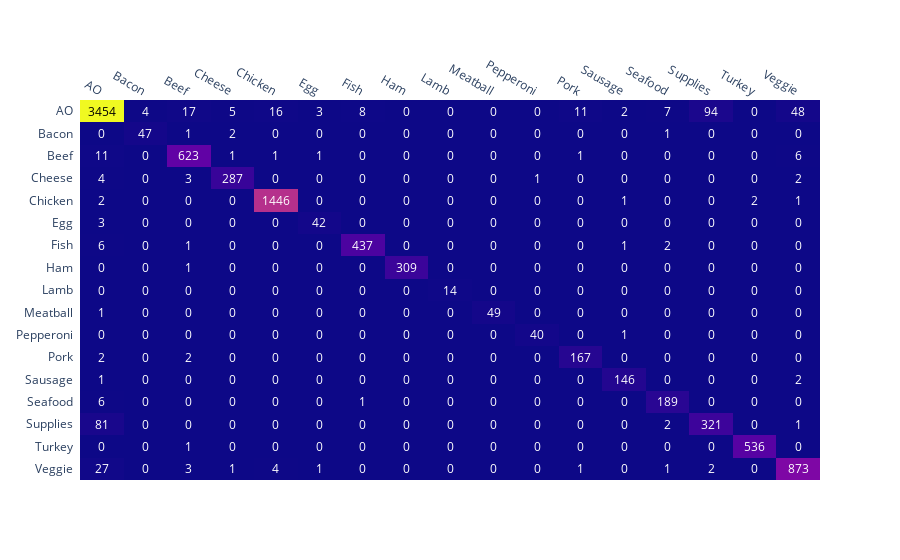

Source (notebook cell):
### Markdown cell above
### Section 2:

Visualize our test set results

### Code cell
labels = list(test_results['label'].unique())
confusion_matrix = confusion_matrix(test_results['label'],test_results['prediction'], labels= labels)

fig = ff.create_annotated_heatmap(confusion_matrix)
fig = ff.create_annotated_heatmap(confusion_matrix, x=labels, y=labels)

fig.update_layout(yaxis = dict(categoryorder = 'category descending'))
fig.update_layout(xaxis = dict(categoryorder = 'category ascending'))
fig.show()

# Multiclass confusion matrix plot
# Note: horizontal is predicted class, vertical is true class

### Figure 1 — Plotly figure (JSON) as saved in the notebook; plotly's stock layout.template omitted (floating-point values rounded to 4 significant figures; data arrays with more than 128 entries replaced by an {"elided": "..."} marker saying what was removed)
{"data": [{"colorscale": [[0, "#0d0887"], [0.1111, "#46039f"], [0.2222, "#7201a8"], [0.3333, "#9c179e"], [0.4444, "#bd3786"], [0.5556, "#d8576b"], [0.6667, "#ed7953"], [0.7778, "#fb9f3a"], [0.8889, "#fdca26"], [1, "#f0f921"]], "reversescale": false, "showscale": false, "type": "heatmap", "x": ["Cheese", "AO", "Sausage", "Seafood", "Fish", "Meatball", "Chicken", "Veggie", "Lamb", "Beef", "Ham", "Pepperoni", "Turkey", "Supplies", "Bacon", "Pork", "Egg"], "y": ["Cheese", "AO", "Sausage", "Seafood", "Fish", "Meatball", "Chicken", "Veggie", "Lamb", "Beef", "Ham", "Pepperoni", "Turkey", "Supplies", "Bacon", "Pork", "Egg"], "z": {"elided": "17x17 int values"}}], "layout": {"annotations": [{"font": {"color": "#FFFFFF"}, "showarrow": false, "text": "287", "x": "Cheese", "xref": "x", "y": "Cheese", "yref": "y"}, {"font": {"color": "#FFFFFF"}, "showarrow": false, "text": "4", "x": "AO", "xref": "x", "y": "Cheese", "yref": "y"}, {"font": {"color": "#FFFFFF"}, "showarrow": false, "text": "0", "x": "Sausage", "xref": "x", "y": "Cheese", "yref": "y"}, {"font": {"color": "#FFFFFF"}, "showarrow": false, "text": "0", "x": "Seafood", "xref": "x", "y": "Cheese", "yref": "y"}, {"font": {"color": "#FFFFFF"}, "showarrow": false, "text": "0", "x": "Fish", "xref": "x", "y": "Cheese", "yref": "y"}, {"font": {"color": "#FFFFFF"}, "showarrow": false, "text": "0", "x": "Meatball", "xref": "x", "y": "Cheese", "yref": "y"}, {"font": {"color": "#FFFFFF"}, "showarrow": false, "text": "0", "x": "Chicken", "xref": "x", "y": "Cheese", "yref": "y"}, {"font": {"color": "#FFFFFF"}, "showarrow": false, "text": "2", "x": "Veggie", "xref": "x", "y": "Cheese", "yref": "y"}, {"font": {"color": "#FFFFFF"}, "showarrow": false, "text": "0", "x": "Lamb", "xref": "x", "y": "Cheese", "yref": "y"}, {"font": {"color": "#FFFFFF"}, "showarrow": false, "text": "3", "x": "Beef", "xref": "x", "y": "Cheese", "yref": "y"}, {"font": {"color": "#FFFFFF"}, "showarrow": false, "text": "0", "x": "Ham", "xref": "x", "y": "Cheese", "yref": "y"}, {"font": {"color": "#FFFFFF"}, "showarrow": false, "text": "1", "x": "Pepperoni", "xref": "x", "y": "Cheese", "yref": "y"}, {"font": {"color": "#FFFFFF"}, "showarrow": false, "text": "0", "x": "Turkey", "xref": "x", "y": "Cheese", "yref": "y"}, {"font": {"color": "#FFFFFF"}, "showarrow": false, "text": "0", "x": "Supplies", "xref": "x", "y": "Cheese", "yref": "y"}, {"font": {"color": "#FFFFFF"}, "showarrow": false, "text": "0", "x": "Bacon", "xref": "x", "y": "Cheese", "yref": "y"}, {"font": {"color": "#FFFFFF"}, "showarrow": false, "text": "0", "x": "Pork", "xref": "x", "y": "Cheese", "yref": "y"}, {"font": {"color": "#FFFFFF"}, "showarrow": false, "text": "0", "x": "Egg", "xref": "x", "y": "Cheese", "yref": "y"}, {"font": {"color": "#FFFFFF"}, "showarrow": false, "text": "5", "x": "Cheese", "xref": "x", "y": "AO", "yref": "y"}, {"font": {"color": "#000000"}, "showarrow": false, "text": "3454", "x": "AO", "xref": "x", "y": "AO", "yref": "y"}, {"font": {"color": "#FFFFFF"}, "showarrow": false, "text": "2", "x": "Sausage", "xref": "x", "y": "AO", "yref": "y"}, {"font": {"color": "#FFFFFF"}, "showarrow": false, "text": "7", "x": "Seafood", "xref": "x", "y": "AO", "yref": "y"}, {"font": {"color": "#FFFFFF"}, "showarrow": false, "text": "8", "x": "Fish", "xref": "x", "y": "AO", "yref": "y"}, {"font": {"color": "#FFFFFF"}, "showarrow": false, "text": "0", "x": "Meatball", "xref": "x", "y": "AO", "yref": "y"}, {"font": {"color": "#FFFFFF"}, "showarrow": false, "text": "16", "x": "Chicken", "xref": "x", "y": "AO", "yref": "y"}, {"font": {"color": "#FFFFFF"}, "showarrow": false, "text": "48", "x": "Veggie", "xref": "x", "y": "AO", "yref": "y"}, {"font": {"color": "#FFFFFF"}, "showarrow": false, "text": "0", "x": "Lamb", "xref": "x", "y": "AO", "yref": "y"}, {"font": {"color": "#FFFFFF"}, "showarrow": false, "text": "17", "x": "Beef", "xref": "x", "y": "AO", "yref": "y"}, {"font": {"color": "#FFFFFF"}, "showarrow": false, "text": "0", "x": "Ham", "xref": "x", "y": "AO", "yref": "y"}, {"font": {"color": "#FFFFFF"}, "showarrow": false, "text": "0", "x": "Pepperoni", "xref": "x", "y": "AO", "yref": "y"}, {"font": {"color": "#FFFFFF"}, "showarrow": false, "text": "0", "x": "Turkey", "xref": "x", "y": "AO", "yref": "y"}, {"font": {"color": "#FFFFFF"}, "showarrow": false, "text": "94", "x": "Supplies", "xref": "x", "y": "AO", "yref": "y"}, {"font": {"color": "#FFFFFF"}, "showarrow": false, "text": "4", "x": "Bacon", "xref": "x", "y": "AO", "yref": "y"}, {"font": {"color": "#FFFFFF"}, "showarrow": false, "text": "11", "x": "Pork", "xref": "x", "y": "AO", "yref": "y"}, {"font": {"color": "#FFFFFF"}, "showarrow": false, "text": "3", "x": "Egg", "xref": "x", "y": "AO", "yref": "y"}, {"font": {"color": "#FFFFFF"}, "showarrow": false, "text": "0", "x": "Cheese", "xref": "x", "y": "Sausage", "yref": "y"}, {"font": {"color": "#FFFFFF"}, "showarrow": false, "text": "1", "x": "AO", "xref": "x", "y": "Sausage", "yref": "y"}, {"font": {"color": "#FFFFFF"}, "showarrow": false, "text": "146", "x": "Sausage", "xref": "x", "y": "Sausage", "yref": "y"}, {"font": {"color": "#FFFFFF"}, "showarrow": false, "text": "0", "x": "Seafood", "xref": "x", "y": "Sausage", "yref": "y"}, {"font": {"color": "#FFFFFF"}, "showarrow": false, "text": "0", "x": "Fish", "xref": "x", "y": "Sausage", "yref": "y"}, {"font": {"color": "#FFFFFF"}, "showarrow": false, "text": "0", "x": "Meatball", "xref": "x", "y": "Sausage", "yref": "y"}, {"font": {"color": "#FFFFFF"}, "showarrow": false, "text": "0", "x": "Chicken", "xref": "x", "y": "Sausage", "yref": "y"}, {"font": {"color": "#FFFFFF"}, "showarrow": false, "text": "2", "x": "Veggie", "xref": "x", "y": "Sausage", "yref": "y"}, {"font": {"color": "#FFFFFF"}, "showarrow": false, "text": "0", "x": "Lamb", "xref": "x", "y": "Sausage", "yref": "y"}, {"font": {"color": "#FFFFFF"}, "showarrow": false, "text": "0", "x": "Beef", "xref": "x", "y": "Sausage", "yref": "y"}, {"font": {"color": "#FFFFFF"}, "showarrow": false, "text": "0", "x": "Ham", "xref": "x", "y": "Sausage", "yref": "y"}, {"font": {"color": "#FFFFFF"}, "showarrow": false, "text": "0", "x": "Pepperoni", "xref": "x", "y": "Sausage", "yref": "y"}, {"font": {"color": "#FFFFFF"}, "showarrow": false, "text": "0", "x": "Turkey", "xref": "x", "y": "Sausage", "yref": "y"}, {"font": {"color": "#FFFFFF"}, "showarrow": false, "text": "0", "x": "Supplies", "xref": "x", "y": "Sausage", "yref": "y"}, {"font": {"color": "#FFFFFF"}, "showarrow": false, "text": "0", "x": "Bacon", "xref": "x", "y": "Sausage", "yref": "y"}, {"font": {"color": "#FFFFFF"}, "showarrow": false, "text": "0", "x": "Pork", "xref": "x", "y": "Sausage", "yref": "y"}, {"font": {"color": "#FFFFFF"}, "showarrow": false, "text": "0", "x": "Egg", "xref": "x", "y": "Sausage", "yref": "y"}, {"font": {"color": "#FFFFFF"}, "showarrow": false, "text": "0", "x": "Cheese", "xref": "x", "y": "Seafood", "yref": "y"}, {"font": {"color": "#FFFFFF"}, "showarrow": false, "text": "6", "x": "AO", "xref": "x", "y": "Seafood", "yref": "y"}, {"font": {"color": "#FFFFFF"}, "showarrow": false, "text": "0", "x": "Sausage", "xref": "x", "y": "Seafood", "yref": "y"}, {"font": {"color": "#FFFFFF"}, "showarrow": false, "text": "189", "x": "Seafood", "xref": "x", "y": "Seafood", "yref": "y"}, {"font": {"color": "#FFFFFF"}, "showarrow": false, "text": "1", "x": "Fish", "xref": "x", "y": "Seafood", "yref": "y"}, {"font": {"color": "#FFFFFF"}, "showarrow": false, "text": "0", "x": "Meatball", "xref": "x", "y": "Seafood", "yref": "y"}, {"font": {"color": "#FFFFFF"}, "showarrow": false, "text": "0", "x": "Chicken", "xref": "x", "y": "Seafood", "yref": "y"}, {"font": {"color": "#FFFFFF"}, "showarrow": false, "text": "0", "x": "Veggie", "xref": "x", "y": "Seafood", "yref": "y"}, {"font": {"color": "#FFFFFF"}, "showarrow": false, "text": "0", "x": "Lamb", "xref": "x", "y": "Seafood", "yref": "y"}, {"font": {"color": "#FFFFFF"}, "showarrow": false, "text": "0", "x": "Beef", "xref": "x", "y": "Seafood", "yref": "y"}, {"font": {"color": "#FFFFFF"}, "showarrow": false, "text": "0", "x": "Ham", "xref": "x", "y": "Seafood", "yref": "y"}, {"font": {"color": "#FFFFFF"}, "showarrow": false, "text": "0", "x": "Pepperoni", "xref": "x", "y": "Seafood", "yref": "y"}, {"font": {"color": "#FFFFFF"}, "showarrow": false, "text": "0", "x": "Turkey", "xref": "x", "y": "Seafood", "yref": "y"}, {"font": {"color": "#FFFFFF"}, "showarrow": false, "text": "0", "x": "Supplies", "xref": "x", "y": "Seafood", "yref": "y"}, {"font": {"color": "#FFFFFF"}, "showarrow": false, "text": "0", "x": "Bacon", "xref": "x", "y": "Seafood", "yref": "y"}, {"font": {"color": "#FFFFFF"}, "showarrow": false, "text": "0", "x": "Pork", "xref": "x", "y": "Seafood", "yref": "y"}, {"font": {"color": "#FFFFFF"}, "showarrow": false, "text": "0", "x": "Egg", "xref": "x", "y": "Seafood", "yref": "y"}, {"font": {"color": "#FFFFFF"}, "showarrow": false, "text": "0", "x": "Cheese", "xref": "x", "y": "Fish", "yref": "y"}, {"font": {"color": "#FFFFFF"}, "showarrow": false, "text": "6", "x": "AO", "xref": "x", "y": "Fish", "yref": "y"}, {"font": {"color": "#FFFFFF"}, "showarrow": false, "text": "1", "x": "Sausage", "xref": "x", "y": "Fish", "yref": "y"}, {"font": {"color": "#FFFFFF"}, "showarrow": false, "text": "2", "x": "Seafood", "xref": "x", "y": "Fish", "yref": "y"}, {"font": {"color": "#FFFFFF"}, "showarrow": false, "text": "437", "x": "Fish", "xref": "x", "y": "Fish", "yref": "y"}, {"font": {"color": "#FFFFFF"}, "showarrow": false, "text": "0", "x": "Meatball", "xref": "x", "y": "Fish", "yref": "y"}, {"font": {"color": "#FFFFFF"}, "showarrow": false, "text": "0", "x": "Chicken", "xref": "x", "y": "Fish", "yref": "y"}, {"font": {"color": "#FFFFFF"}, "showarrow": false, "text": "0", "x": "Veggie", "xref": "x", "y": "Fish", "yref": "y"}, {"font": {"color": "#FFFFFF"}, "showarrow": false, "text": "0", "x": "Lamb", "xref": "x", "y": "Fish", "yref": "y"}, {"font": {"color": "#FFFFFF"}, "showarrow": false, "text": "1", "x": "Beef", "xref": "x", "y": "Fish", "yref": "y"}, {"font": {"color": "#FFFFFF"}, "showarrow": false, "text": "0", "x": "Ham", "xref": "x", "y": "Fish", "yref": "y"}, {"font": {"color": "#FFFFFF"}, "showarrow": false, "text": "0", "x": "Pepperoni", "xref": "x", "y": "Fish", "yref": "y"}, {"font": {"color": "#FFFFFF"}, "showarrow": false, "text": "0", "x": "Turkey", "xref": "x", "y": "Fish", "yref": "y"}, {"font": {"color": "#FFFFFF"}, "showarrow": false, "text": "0", "x": "Supplies", "xref": "x", "y": "Fish", "yref": "y"}, {"font": {"color": "#FFFFFF"}, "showarrow": false, "text": "0", "x": "Bacon", "xref": "x", "y": "Fish", "yref": "y"}, {"font": {"color": "#FFFFFF"}, "showarrow": false, "text": "0", "x": "Pork", "xref": "x", "y": "Fish", "yref": "y"}, {"font": {"color": "#FFFFFF"}, "showarrow": false, "text": "0", "x": "Egg", "xref": "x", "y": "Fish", "yref": "y"}, {"font": {"color": "#FFFFFF"}, "showarrow": false, "text": "0", "x": "Cheese", "xref": "x", "y": "Meatball", "yref": "y"}, {"font": {"color": "#FFFFFF"}, "showarrow": false, "text": "1", "x": "AO", "xref": "x", "y": "Meatball", "yref": "y"}, {"font": {"color": "#FFFFFF"}, "showarrow": false, "text": "0", "x": "Sausage", "xref": "x", "y": "Meatball", "yref": "y"}, {"font": {"color": "#FFFFFF"}, "showarrow": false, "text": "0", "x": "Seafood", "xref": "x", "y": "Meatball", "yref": "y"}, {"font": {"color": "#FFFFFF"}, "showarrow": false, "text": "0", "x": "Fish", "xref": "x", "y": "Meatball", "yref": "y"}, {"font": {"color": "#FFFFFF"}, "showarrow": false, "text": "49", "x": "Meatball", "xref": "x", "y": "Meatball", "yref": "y"}, {"font": {"color": "#FFFFFF"}, "showarrow": false, "text": "0", "x": "Chicken", "xref": "x", "y": "Meatball", "yref": "y"}, {"font": {"color": "#FFFFFF"}, "showarrow": false, "text": "0", "x": "Veggie", "xref": "x", "y": "Meatball", "yref": "y"}, {"font": {"color": "#FFFFFF"}, "showarrow": false, "text": "0", "x": "Lamb", "xref": "x", "y": "Meatball", "yref": "y"}, {"font": {"color": "#FFFFFF"}, "showarrow": false, "text": "0", "x": "Beef", "xref": "x", "y": "Meatball", "yref": "y"}, {"font": {"color": "#FFFFFF"}, "showarrow": false, "text": "0", "x": "Ham", "xref": "x", "y": "Meatball", "yref": "y"}, {"font": {"color": "#FFFFFF"}, "showarrow": false, "text": "0", "x": "Pepperoni", "xref": "x", "y": "Meatball", "yref": "y"}, {"font": {"color": "#FFFFFF"}, "showarrow": false, "text": "0", "x": "Turkey", "xref": "x", "y": "Meatball", "yref": "y"}, {"font": {"color": "#FFFFFF"}, "showarrow": false, "text": "0", "x": "Supplies", "xref": "x", "y": "Meatball", "yref": "y"}, {"font": {"color": "#FFFFFF"}, "showarrow": false, "text": "0", "x": "Bacon", "xref": "x", "y": "Meatball", "yref": "y"}, {"font": {"color": "#FFFFFF"}, "showarrow": false, "text": "0", "x": "Pork", "xref": "x", "y": "Meatball", "yref": "y"}, {"font": {"color": "#FFFFFF"}, "showarrow": false, "text": "0", "x": "Egg", "xref": "x", "y": "Meatball", "yref": "y"}, {"font": {"color": "#FFFFFF"}, "showarrow": false, "text": "0", "x": "Cheese", "xref": "x", "y": "Chicken", "yref": "y"}, {"font": {"color": "#FFFFFF"}, "showarrow": false, "text": "2", "x": "AO", "xref": "x", "y": "Chicken", "yref": "y"}, {"font": {"color": "#FFFFFF"}, "showarrow": false, "text": "1", "x": "Sausage", "xref": "x", "y": "Chicken", "yref": "y"}, {"font": {"color": "#FFFFFF"}, "showarrow": false, "text": "0", "x": "Seafood", "xref": "x", "y": "Chicken", "yref": "y"}, {"font": {"color": "#FFFFFF"}, "showarrow": false, "text": "0", "x": "Fish", "xref": "x", "y": "Chicken", "yref": "y"}, {"font": {"color": "#FFFFFF"}, "showarrow": false, "text": "0", "x": "Meatball", "xref": "x", "y": "Chicken", "yref": "y"}, {"font": {"color": "#FFFFFF"}, "showarrow": false, "text": "1446", "x": "Chicken", "xref": "x", "y": "Chicken", "yref": "y"}, {"font": {"color": "#FFFFFF"}, "showarrow": false, "text": "1", "x": "Veggie", "xref": "x", "y": "Chicken", "yref": "y"}, {"font": {"color": "#FFFFFF"}, "showarrow": false, "text": "0", "x": "Lamb", "xref": "x", "y": "Chicken", "yref": "y"}, {"font": {"color": "#FFFFFF"}, "showarrow": false, "text": "0", "x": "Beef", "xref": "x", "y": "Chicken", "yref": "y"}, {"font": {"color": "#FFFFFF"}, "showarrow": false, "text": "0", "x": "Ham", "xref": "x", "y": "Chicken", "yref": "y"}, {"font": {"color": "#FFFFFF"}, "showarrow": false, "text": "0", "x": "Pepperoni", "xref": "x", "y": "Chicken", "yref": "y"}, {"font": {"color": "#FFFFFF"}, "showarrow": false, "text": "2", "x": "Turkey", "xref": "x", "y": "Chicken", "yref": "y"}, {"font": {"color": "#FFFFFF"}, "showarrow": false, "text": "0", "x": "Supplies", "xref": "x", "y": "Chicken", "yref": "y"}, {"font": {"color": "#FFFFFF"}, "showarrow": false, "text": "0", "x": "Bacon", "xref": "x", "y": "Chicken", "yref": "y"}, {"font": {"color": "#FFFFFF"}, "showarrow": false, "text": "0", "x": "Pork", "xref": "x", "y": "Chicken", "yref": "y"}, {"font": {"color": "#FFFFFF"}, "showarrow": false, "text": "0", "x": "Egg", "xref": "x", "y": "Chicken", "yref": "y"}, {"font": {"color": "#FFFFFF"}, "showarrow": false, "text": "1", "x": "Cheese", "xref": "x", "y": "Veggie", "yref": "y"}, {"font": {"color": "#FFFFFF"}, "showarrow": false, "text": "27", "x": "AO", "xref": "x", "y": "Veggie", "yref": "y"}, {"font": {"color": "#FFFFFF"}, "showarrow": false, "text": "0", "x": "Sausage", "xref": "x", "y": "Veggie", "yref": "y"}, {"font": {"color": "#FFFFFF"}, "showarrow": false, "text": "1", "x": "Seafood", "xref": "x", "y": "Veggie", "yref": "y"}, {"font": {"color": "#FFFFFF"}, "showarrow": false, "text": "0", "x": "Fish", "xref": "x", "y": "Veggie", "yref": "y"}, {"font": {"color": "#FFFFFF"}, "showarrow": false, "text": "0", "x": "Meatball", "xref": "x", "y": "Veggie", "yref": "y"}, {"font": {"color": "#FFFFFF"}, "showarrow": false, "text": "4", "x": "Chicken", "xref": "x", "y": "Veggie", "yref": "y"}, {"font": {"color": "#FFFFFF"}, "showarrow": false, "text": "873", "x": "Veggie", "xref": "x", "y": "Veggie", "yref": "y"}, {"font": {"color": "#FFFFFF"}, "showarrow": false, "text": "0", "x": "Lamb", "xref": "x", "y": "Veggie", "yref": "y"}, {"font": {"color": "#FFFFFF"}, "showarrow": false, "text": "3", "x": "Beef", "xref": "x", "y": "Veggie", "yref": "y"}, {"font": {"color": "#FFFFFF"}, "showarrow": false, "text": "0", "x": "Ham", "xref": "x", "y": "Veggie", "yref": "y"}, {"font": {"color": "#FFFFFF"}, "showarrow": false, "text": "0", "x": "Pepperoni", "xref": "x", "y": "Veggie", "yref": "y"}, {"font": {"color": "#FFFFFF"}, "showarrow": false, "text": "0", "x": "Turkey", "xref": "x", "y": "Veggie", "yref": "y"}, {"font": {"color": "#FFFFFF"}, "showarrow": false, "text": "2", "x": "Supplies", "xref": "x", "y": "Veggie", "yref": "y"}, {"font": {"color": "#FFFFFF"}, "showarrow": false, "text": "0", "x": "Bacon", "xref": "x", "y": "Veggie", "yref": "y"}, {"font": {"color": "#FFFFFF"}, "showarrow": false, "text": "1", "x": "Pork", "xref": "x", "y": "Veggie", "yref": "y"}, {"font": {"color": "#FFFFFF"}, "showarrow": false, "text": "1", "x": "Egg", "xref": "x", "y": "Veggie", "yref": "y"}, {"font": {"color": "#FFFFFF"}, "showarrow": false, "text": "0", "x": "Cheese", "xref": "x", "y": "Lamb", "yref": "y"}, {"font": {"color": "#FFFFFF"}, "showarrow": false, "text": "0", "x": "AO", "xref": "x", "y": "Lamb", "yref": "y"}, {"font": {"color": "#FFFFFF"}, "showarrow": false, "text": "0", "x": "Sausage", "xref": "x", "y": "Lamb", "yref": "y"}, {"font": {"color": "#FFFFFF"}, "showarrow": false, "text": "0", "x": "Seafood", "xref": "x", "y": "Lamb", "yref": "y"}, {"font": {"color": "#FFFFFF"}, "showarrow": false, "text": "0", "x": "Fish", "xref": "x", "y": "Lamb", "yref": "y"}, {"font": {"color": "#FFFFFF"}, "showarrow": false, "text": "0", "x": "Meatball", "xref": "x", "y": "Lamb", "yref": "y"}, {"font": {"color": "#FFFFFF"}, "showarrow": false, "text": "0", "x": "Chicken", "xref": "x", "y": "Lamb", "yref": "y"}, {"font": {"color": "#FFFFFF"}, "showarrow": false, "text": "0", "x": "Veggie", "xref": "x", "y": "Lamb", "yref": "y"}, {"font": {"color": "#FFFFFF"}, "showarrow": false, "text": "14", "x": "Lamb", "xref": "x", "y": "Lamb", "yref": "y"}, {"font": {"color": "#FFFFFF"}, "showarrow": false, "text": "0", "x": "Beef", "xref": "x", "y": "Lamb", "yref": "y"}, {"font": {"color": "#FFFFFF"}, "showarrow": false, "text": "0", "x": "Ham", "xref": "x", "y": "Lamb", "yref": "y"}, {"font": {"color": "#FFFFFF"}, "showarrow": false, "text": "0", "x": "Pepperoni", "xref": "x", "y": "Lamb", "yref": "y"}, {"font": {"color": "#FFFFFF"}, "showarrow": false, "text": "0", "x": "Turkey", "xref": "x", "y": "Lamb", "yref": "y"}, {"font": {"color": "#FFFFFF"}, "showarrow": false, "text": "0", "x": "Supplies", "xref": "x", "y": "Lamb", "yref": "y"}, {"font": {"color": "#FFFFFF"}, "showarrow": false, "text": "0", "x": "Bacon", "xref": "x", "y": "Lamb", "yref": "y"}, {"font": {"color": "#FFFFFF"}, "showarrow": false, "text": "0", "x": "Pork", "xref": "x", "y": "Lamb", "yref": "y"}, {"font": {"color": "#FFFFFF"}, "showarrow": false, "text": "0", "x": "Egg", "xref": "x", "y": "Lamb", "yref": "y"}, {"font": {"color": "#FFFFFF"}, "showarrow": false, "text": "1", "x": "Cheese", "xref": "x", "y": "Beef", "yref": "y"}, {"font": {"color": "#FFFFFF"}, "showarrow": false, "text": "11", "x": "AO", "xref": "x", "y": "Beef", "yref": "y"}, {"font": {"color": "#FFFFFF"}, "showarrow": false, "text": "0", "x": "Sausage", "xref": "x", "y": "Beef", "yref": "y"}, {"font": {"color": "#FFFFFF"}, "showarrow": false, "text": "0", "x": "Seafood", "xref": "x", "y": "Beef", "yref": "y"}, {"font": {"color": "#FFFFFF"}, "showarrow": false, "text": "0", "x": "Fish", "xref": "x", "y": "Beef", "yref": "y"}, {"font": {"color": "#FFFFFF"}, "showarrow": false, "text": "0", "x": "Meatball", "xref": "x", "y": "Beef", "yref": "y"}, {"font": {"color": "#FFFFFF"}, "showarrow": false, "text": "1", "x": "Chicken", "xref": "x", "y": "Beef", "yref": "y"}, {"font": {"color": "#FFFFFF"}, "showarrow": false, "text": "6", "x": "Veggie", "xref": "x", "y": "Beef", "yref": "y"}, {"font": {"color": "#FFFFFF"}, "showarrow": false, "text": "0", "x": "Lamb", "xref": "x", "y": "Beef", "yref": "y"}, {"font": {"color": "#FFFFFF"}, "showarrow": false, "text": "623", "x": "Beef", "xref": "x", "y": "Beef", "yref": "y"}, {"font": {"color": "#FFFFFF"}, "showarrow": false, "text": "0", "x": "Ham", "xref": "x", "y": "Beef", "yref": "y"}, {"font": {"color": "#FFFFFF"}, "showarrow": false, "text": "0", "x": "Pepperoni", "xref": "x", "y": "Beef", "yref": "y"}, {"font": {"color": "#FFFFFF"}, "showarrow": false, "text": "0", "x": "Turkey", "xref": "x", "y": "Beef", "yref": "y"}, {"font": {"color": "#FFFFFF"}, "showarrow": false, "text": "0", "x": "Supplies", "xref": "x", "y": "Beef", "yref": "y"}, {"font": {"color": "#FFFFFF"}, "showarrow": false, "text": "0", "x": "Bacon", "xref": "x", "y": "Beef", "yref": "y"}, {"font": {"color": "#FFFFFF"}, "showarrow": false, "text": "1", "x": "Pork", "xref": "x", "y": "Beef", "yref": "y"}, {"font": {"color": "#FFFFFF"}, "showarrow": false, "text": "1", "x": "Egg", "xref": "x", "y": "Beef", "yref": "y"}, {"font": {"color": "#FFFFFF"}, "showarrow": false, "text": "0", "x": "Cheese", "xref": "x", "y": "Ham", "yref": "y"}, {"font": {"color": "#FFFFFF"}, "showarrow": false, "text": "0", "x": "AO", "xref": "x", "y": "Ham", "yref": "y"}, {"font": {"color": "#FFFFFF"}, "showarrow": false, "text": "0", "x": "Sausage", "xref": "x", "y": "Ham", "yref": "y"}, {"font": {"color": "#FFFFFF"}, "showarrow": false, "text": "0", "x": "Seafood", "xref": "x", "y": "Ham", "yref": "y"}, {"font": {"color": "#FFFFFF"}, "showarrow": false, "text": "0", "x": "Fish", "xref": "x", "y": "Ham", "yref": "y"}, {"font": {"color": "#FFFFFF"}, "showarrow": false, "text": "0", "x": "Meatball", "xref": "x", "y": "Ham", "yref": "y"}, {"font": {"color": "#FFFFFF"}, "showarrow": false, "text": "0", "x": "Chicken", "xref": "x", "y": "Ham", "yref": "y"}, {"font": {"color": "#FFFFFF"}, "showarrow": false, "text": "0", "x": "Veggie", "xref": "x", "y": "Ham", "yref": "y"}, {"font": {"color": "#FFFFFF"}, "showarrow": false, "text": "0", "x": "Lamb", "xref": "x", "y": "Ham", "yref": "y"}, {"font": {"color": "#FFFFFF"}, "showarrow": false, "text": "1", "x": "Beef", "xref": "x", "y": "Ham", "yref": "y"}, {"font": {"color": "#FFFFFF"}, "showarrow": false, "text": "309", "x": "Ham", "xref": "x", "y": "Ham", "yref": "y"}, {"font": {"color": "#FFFFFF"}, "showarrow": false, "text": "0", "x": "Pepperoni", "xref": "x", "y": "Ham", "yref": "y"}, {"font": {"color": "#FFFFFF"}, "showarrow": false, "text": "0", "x": "Turkey", "xref": "x", "y": "Ham", "yref": "y"}, {"font": {"color": "#FFFFFF"}, "showarrow": false, "text": "0", "x": "Supplies", "xref": "x", "y": "Ham", "yref": "y"}, {"font": {"color": "#FFFFFF"}, "showarrow": false, "text": "0", "x": "Bacon", "xref": "x", "y": "Ham", "yref": "y"}, {"font": {"color": "#FFFFFF"}, "showarrow": false, "text": "0", "x": "Pork", "xref": "x", "y": "Ham", "yref": "y"}, {"font": {"color": "#FFFFFF"}, "showarrow": false, "text": "0", "x": "Egg", "xref": "x", "y": "Ham", "yref": "y"}, {"font": {"color": "#FFFFFF"}, "showarrow": false, "text": "0", "x": "Cheese", "xref": "x", "y": "Pepperoni", "yref": "y"}, {"font": {"color": "#FFFFFF"}, "showarrow": false, "text": "0", "x": "AO", "xref": "x", "y": "Pepperoni", "yref": "y"}, {"font": {"color": "#FFFFFF"}, "showarrow": false, "text": "1", "x": "Sausage", "xref": "x", "y": "Pepperoni", "yref": "y"}, {"font": {"color": "#FFFFFF"}, "showarrow": false, "text": "0", "x": "Seafood", "xref": "x", "y": "Pepperoni", "yref": "y"}, {"font": {"color": "#FFFFFF"}, "showarrow": false, "text": "0", "x": "Fish", "xref": "x", "y": "Pepperoni", "yref": "y"}, {"font": {"color": "#FFFFFF"}, "showarrow": false, "text": "0", "x": "Meatball", "xref": "x", "y": "Pepperoni", "yref": "y"}, {"font": {"color": "#FFFFFF"}, "showarrow": false, "text": "0", "x": "Chicken", "xref": "x", "y": "Pepperoni", "yref": "y"}, {"font": {"color": "#FFFFFF"}, "showarrow": false, "text": "0", "x": "Veggie", "xref": "x", "y": "Pepperoni", "yref": "y"}, {"font": {"color": "#FFFFFF"}, "showarrow": false, "text": "0", "x": "Lamb", "xref": "x", "y": "Pepperoni", "yref": "y"}, {"font": {"color": "#FFFFFF"}, "showarrow": false, "text": "0", "x": "Beef", "xref": "x", "y": "Pepperoni", "yref": "y"}, {"font": {"color": "#FFFFFF"}, "showarrow": false, "text": "0", "x": "Ham", "xref": "x", "y": "Pepperoni", "yref": "y"}, {"font": {"color": "#FFFFFF"}, "showarrow": false, "text": "40", "x": "Pepperoni", "xref": "x", "y": "Pepperoni", "yref": "y"}, {"font": {"color": "#FFFFFF"}, "showarrow": false, "text": "0", "x": "Turkey", "xref": "x", "y": "Pepperoni", "yref": "y"}, {"font": {"color": "#FFFFFF"}, "showarrow": false, "text": "0", "x": "Supplies", "xref": "x", "y": "Pepperoni", "yref": "y"}, {"font": {"color": "#FFFFFF"}, "showarrow": false, "text": "0", "x": "Bacon", "xref": "x", "y": "Pepperoni", "yref": "y"}, {"font": {"color": "#FFFFFF"}, "showarrow": false, "text": "0", "x": "Pork", "xref": "x", "y": "Pepperoni", "yref": "y"}, {"font": {"color": "#FFFFFF"}, "showarrow": false, "text": "0", "x": "Egg", "xref": "x", "y": "Pepperoni", "yref": "y"}, {"font": {"color": "#FFFFFF"}, "showarrow": false, "text": "0", "x": "Cheese", "xref": "x", "y": "Turkey", "yref": "y"}, {"font": {"color": "#FFFFFF"}, "showarrow": false, "text": "0", "x": "AO", "xref": "x", "y": "Turkey", "yref": "y"}, {"font": {"color": "#FFFFFF"}, "showarrow": false, "text": "0", "x": "Sausage", "xref": "x", "y": "Turkey", "yref": "y"}, {"font": {"color": "#FFFFFF"}, "showarrow": false, "text": "0", "x": "Seafood", "xref": "x", "y": "Turkey", "yref": "y"}, {"font": {"color": "#FFFFFF"}, "showarrow": false, "text": "0", "x": "Fish", "xref": "x", "y": "Turkey", "yref": "y"}, {"font": {"color": "#FFFFFF"}, "showarrow": false, "text": "0", "x": "Meatball", "xref": "x", "y": "Turkey", "yref": "y"}, {"font": {"color": "#FFFFFF"}, "showarrow": false, "text": "0", "x": "Chicken", "xref": "x", "y": "Turkey", "yref": "y"}, {"font": {"color": "#FFFFFF"}, "showarrow": false, "text": "0", "x": "Veggie", "xref": "x", "y": "Turkey", "yref": "y"}, {"font": {"color": "#FFFFFF"}, "showarrow": false, "text": "0", "x": "Lamb", "xref": "x", "y": "Turkey", "yref": "y"}, {"font": {"color": "#FFFFFF"}, "showarrow": false, "text": "1", "x": "Beef", "xref": "x", "y": "Turkey", "yref": "y"}, {"font": {"color": "#FFFFFF"}, "showarrow": false, "text": "0", "x": "Ham", "xref": "x", "y": "Turkey", "yref": "y"}, {"font": {"color": "#FFFFFF"}, "showarrow": false, "text": "0", "x": "Pepperoni", "xref": "x", "y": "Turkey", "yref": "y"}, {"font": {"color": "#FFFFFF"}, "showarrow": false, "text": "536", "x": "Turkey", "xref": "x", "y": "Turkey", "yref": "y"}, {"font": {"color": "#FFFFFF"}, "showarrow": false, "text": "0", "x": "Supplies", "xref": "x", "y": "Turkey", "yref": "y"}, {"font": {"color": "#FFFFFF"}, "showarrow": false, "text": "0", "x": "Bacon", "xref": "x", "y": "Turkey", "yref": "y"}, {"font": {"color": "#FFFFFF"}, "showarrow": false, "text": "0", "x": "Pork", "xref": "x", "y": "Turkey", "yref": "y"}, {"font": {"color": "#FFFFFF"}, "showarrow": false, "text": "0", "x": "Egg", "xref": "x", "y": "Turkey", "yref": "y"}, {"font": {"color": "#FFFFFF"}, "showarrow": false, "text": "0", "x": "Cheese", "xref": "x", "y": "Supplies", "yref": "y"}, {"font": {"color": "#FFFFFF"}, "showarrow": false, "text": "81", "x": "AO", "xref": "x", "y": "Supplies", "yref": "y"}, {"font": {"color": "#FFFFFF"}, "showarrow": false, "text": "0", "x": "Sausage", "xref": "x", "y": "Supplies", "yref": "y"}, {"font": {"color": "#FFFFFF"}, "showarrow": false, "text": "2", "x": "Seafood", "xref": "x", "y": "Supplies", "yref": "y"}, {"font": {"color": "#FFFFFF"}, "showarrow": false, "text": "0", "x": "Fish", "xref": "x", "y": "Supplies", "yref": "y"}, {"font": {"color": "#FFFFFF"}, "showarrow": false, "text": "0", "x": "Meatball", "xref": "x", "y": "Supplies", "yref": "y"}, {"font": {"color": "#FFFFFF"}, "showarrow": false, "text": "0", "x": "Chicken", "xref": "x", "y": "Supplies", "yref": "y"}, {"font": {"color": "#FFFFFF"}, "showarrow": false, "text": "1", "x": "Veggie", "xref": "x", "y": "Supplies", "yref": "y"}, {"font": {"color": "#FFFFFF"}, "showarrow": false, "text": "0", "x": "Lamb", "xref": "x", "y": "Supplies", "yref": "y"}, {"font": {"color": "#FFFFFF"}, "showarrow": false, "text": "0", "x": "Beef", "xref": "x", "y": "Supplies", "yref": "y"}, {"font": {"color": "#FFFFFF"}, "showarrow": false, "text": "0", "x": "Ham", "xref": "x", "y": "Supplies", "yref": "y"}, {"font": {"color": "#FFFFFF"}, "showarrow": false, "text": "0", "x": "Pepperoni", "xref": "x", "y": "Supplies", "yref": "y"}, {"font": {"color": "#FFFFFF"}, "showarrow": false, "text": "0", "x": "Turkey", "xref": "x", "y": "Supplies", "yref": "y"}, {"font": {"color": "#FFFFFF"}, "showarrow": false, "text": "321", "x": "Supplies", "xref": "x", "y": "Supplies", "yref": "y"}, {"font": {"color": "#FFFFFF"}, "showarrow": false, "text": "0", "x": "Bacon", "xref": "x", "y": "Supplies", "yref": "y"}, {"font": {"color": "#FFFFFF"}, "showarrow": false, "text": "0", "x": "Pork", "xref": "x", "y": "Supplies", "yref": "y"}, {"font": {"color": "#FFFFFF"}, "showarrow": false, "text": "0", "x": "Egg", "xref": "x", "y": "Supplies", "yref": "y"}, {"font": {"color": "#FFFFFF"}, "showarrow": false, "text": "2", "x": "Cheese", "xref": "x", "y": "Bacon", "yref": "y"}, {"font": {"color": "#FFFFFF"}, "showarrow": false, "text": "0", "x": "AO", "xref": "x", "y": "Bacon", "yref": "y"}, {"font": {"color": "#FFFFFF"}, "showarrow": false, "text": "0", "x": "Sausage", "xref": "x", "y": "Bacon", "yref": "y"}, {"font": {"color": "#FFFFFF"}, "showarrow": false, "text": "1", "x": "Seafood", "xref": "x", "y": "Bacon", "yref": "y"}, {"font": {"color": "#FFFFFF"}, "showarrow": false, "text": "0", "x": "Fish", "xref": "x", "y": "Bacon", "yref": "y"}, {"font": {"color": "#FFFFFF"}, "showarrow": false, "text": "0", "x": "Meatball", "xref": "x", "y": "Bacon", "yref": "y"}, {"font": {"color": "#FFFFFF"}, "showarrow": false, "text": "0", "x": "Chicken", "xref": "x", "y": "Bacon", "yref": "y"}, {"font": {"color": "#FFFFFF"}, "showarrow": false, "text": "0", "x": "Veggie", "xref": "x", "y": "Bacon", "yref": "y"}, {"font": {"color": "#FFFFFF"}, "showarrow": false, "text": "0", "x": "Lamb", "xref": "x", "y": "Bacon", "yref": "y"}, {"font": {"color": "#FFFFFF"}, "showarrow": false, "text": "1", "x": "Beef", "xref": "x", "y": "Bacon", "yref": "y"}, {"font": {"color": "#FFFFFF"}, "showarrow": false, "text": "0", "x": "Ham", "xref": "x", "y": "Bacon", "yref": "y"}, {"font": {"color": "#FFFFFF"}, "showarrow": false, "text": "0", "x": "Pepperoni", "xref": "x", "y": "Bacon", "yref": "y"}, {"font": {"color": "#FFFFFF"}, "showarrow": false, "text": "0", "x": "Turkey", "xref": "x", "y": "Bacon", "yref": "y"}, {"font": {"color": "#FFFFFF"}, "showarrow": false, "text": "0", "x": "Supplies", "xref": "x", "y": "Bacon", "yref": "y"}, {"font": {"color": "#FFFFFF"}, "showarrow": false, "text": "47", "x": "Bacon", "xref": "x", "y": "Bacon", "yref": "y"}, {"font": {"color": "#FFFFFF"}, "showarrow": false, "text": "0", "x": "Pork", "xref": "x", "y": "Bacon", "yref": "y"}, {"font": {"color": "#FFFFFF"}, "showarrow": false, "text": "0", "x": "Egg", "xref": "x", "y": "Bacon", "yref": "y"}, {"font": {"color": "#FFFFFF"}, "showarrow": false, "text": "0", "x": "Cheese", "xref": "x", "y": "Pork", "yref": "y"}, {"font": {"color": "#FFFFFF"}, "showarrow": false, "text": "2", "x": "AO", "xref": "x", "y": "Pork", "yref": "y"}, {"font": {"color": "#FFFFFF"}, "showarrow": false, "text": "0", "x": "Sausage", "xref": "x", "y": "Pork", "yref": "y"}, {"font": {"color": "#FFFFFF"}, "showarrow": false, "text": "0", "x": "Seafood", "xref": "x", "y": "Pork", "yref": "y"}, {"font": {"color": "#FFFFFF"}, "showarrow": false, "text": "0", "x": "Fish", "xref": "x", "y": "Pork", "yref": "y"}, {"font": {"color": "#FFFFFF"}, "showarrow": false, "text": "0", "x": "Meatball", "xref": "x", "y": "Pork", "yref": "y"}, {"font": {"color": "#FFFFFF"}, "showarrow": false, "text": "0", "x": "Chicken", "xref": "x", "y": "Pork", "yref": "y"}, {"font": {"color": "#FFFFFF"}, "showarrow": false, "text": "0", "x": "Veggie", "xref": "x", "y": "Pork", "yref": "y"}, {"font": {"color": "#FFFFFF"}, "showarrow": false, "text": "0", "x": "Lamb", "xref": "x", "y": "Pork", "yref": "y"}, {"font": {"color": "#FFFFFF"}, "showarrow": false, "text": "2", "x": "Beef", "xref": "x", "y": "Pork", "yref": "y"}, {"font": {"color": "#FFFFFF"}, "showarrow": false, "text": "0", "x": "Ham", "xref": "x", "y": "Pork", "yref": "y"}, {"font": {"color": "#FFFFFF"}, "showarrow": false, "text": "0", "x": "Pepperoni", "xref": "x", "y": "Pork", "yref": "y"}, {"font": {"color": "#FFFFFF"}, "showarrow": false, "text": "0", "x": "Turkey", "xref": "x", "y": "Pork", "yref": "y"}, {"font": {"color": "#FFFFFF"}, "showarrow": false, "text": "0", "x": "Supplies", "xref": "x", "y": "Pork", "yref": "y"}, {"font": {"color": "#FFFFFF"}, "showarrow": false, "text": "0", "x": "Bacon", "xref": "x", "y": "Pork", "yref": "y"}, {"font": {"color": "#FFFFFF"}, "showarrow": false, "text": "167", "x": "Pork", "xref": "x", "y": "Pork", "yref": "y"}, {"font": {"color": "#FFFFFF"}, "showarrow": false, "text": "0", "x": "Egg", "xref": "x", "y": "Pork", "yref": "y"}, {"font": {"color": "#FFFFFF"}, "showarrow": false, "text": "0", "x": "Cheese", "xref": "x", "y": "Egg", "yref": "y"}, {"font": {"color": "#FFFFFF"}, "showarrow": false, "text": "3", "x": "AO", "xref": "x", "y": "Egg", "yref": "y"}, {"font": {"color": "#FFFFFF"}, "showarrow": false, "text": "0", "x": "Sausage", "xref": "x", "y": "Egg", "yref": "y"}, {"font": {"color": "#FFFFFF"}, "showarrow": false, "text": "0", "x": "Seafood", "xref": "x", "y": "Egg", "yref": "y"}, {"font": {"color": "#FFFFFF"}, "showarrow": false, "text": "0", "x": "Fish", "xref": "x", "y": "Egg", "yref": "y"}, {"font": {"color": "#FFFFFF"}, "showarrow": false, "text": "0", "x": "Meatball", "xref": "x", "y": "Egg", "yref": "y"}, {"font": {"color": "#FFFFFF"}, "showarrow": false, "text": "0", "x": "Chicken", "xref": "x", "y": "Egg", "yref": "y"}, {"font": {"color": "#FFFFFF"}, "showarrow": false, "text": "0", "x": "Veggie", "xref": "x", "y": "Egg", "yref": "y"}, {"font": {"color": "#FFFFFF"}, "showarrow": false, "text": "0", "x": "Lamb", "xref": "x", "y": "Egg", "yref": "y"}, {"font": {"color": "#FFFFFF"}, "showarrow": false, "text": "0", "x": "Beef", "xref": "x", "y": "Egg", "yref": "y"}, {"font": {"color": "#FFFFFF"}, "showarrow": false, "text": "0", "x": "Ham", "xref": "x", "y": "Egg", "yref": "y"}, {"font": {"color": "#FFFFFF"}, "showarrow": false, "text": "0", "x": "Pepperoni", "xref": "x", "y": "Egg", "yref": "y"}, {"font": {"color": "#FFFFFF"}, "showarrow": false, "text": "0", "x": "Turkey", "xref": "x", "y": "Egg", "yref": "y"}, {"font": {"color": "#FFFFFF"}, "showarrow": false, "text": "0", "x": "Supplies", "xref": "x", "y": "Egg", "yref": "y"}, {"font": {"color": "#FFFFFF"}, "showarrow": false, "text": "0", "x": "Bacon", "xref": "x", "y": "Egg", "yref": "y"}, {"font": {"color": "#FFFFFF"}, "showarrow": false, "text": "0", "x": "Pork", "xref": "x", "y": "Egg", "yref": "y"}, {"font": {"color": "#FFFFFF"}, "showarrow": false, "text": "42", "x": "Egg", "xref": "x", "y": "Egg", "yref": "y"}], "xaxis": {"categoryorder": "category ascending", "dtick": 1, "gridcolor": "rgb(0, 0, 0)", "side": "top", "ticks": ""}, "yaxis": {"categoryorder": "category descending", "dtick": 1, "ticks": "", "ticksuffix": "  "}}}
